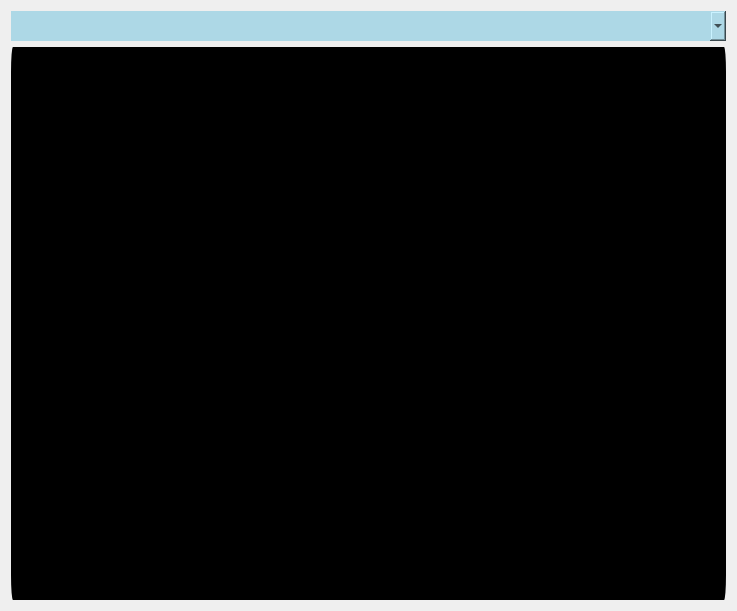
<?xml version="1.0" encoding="UTF-8"?>
<ui version="4.0">
 <class>WidgetGraph</class>
 <widget class="QWidget" name="WidgetGraph">
  <property name="geometry">
   <rect>
    <x>0</x>
    <y>0</y>
    <width>737</width>
    <height>611</height>
   </rect>
  </property>
  <property name="windowTitle">
   <string>Form</string>
  </property>
  <layout class="QGridLayout" name="gridLayout">
   <item row="1" column="1">
    <widget class="QLabel" name="label_graph">
     <property name="styleSheet">
      <string notr="true">background: black;
border: 25px;
border-radius: 2px solid black;</string>
     </property>
     <property name="text">
      <string>TextLabel</string>
     </property>
    </widget>
   </item>
   <item row="0" column="1">
    <widget class="QComboBox" name="comboBox_list_graph">
     <property name="minimumSize">
      <size>
       <width>0</width>
       <height>30</height>
      </size>
     </property>
     <property name="styleSheet">
      <string notr="true">background: lightblue;
border: 10px;
border-radius: 10px solid black;</string>
     </property>
    </widget>
   </item>
  </layout>
 </widget>
 <resources/>
 <connections/>
</ui>
